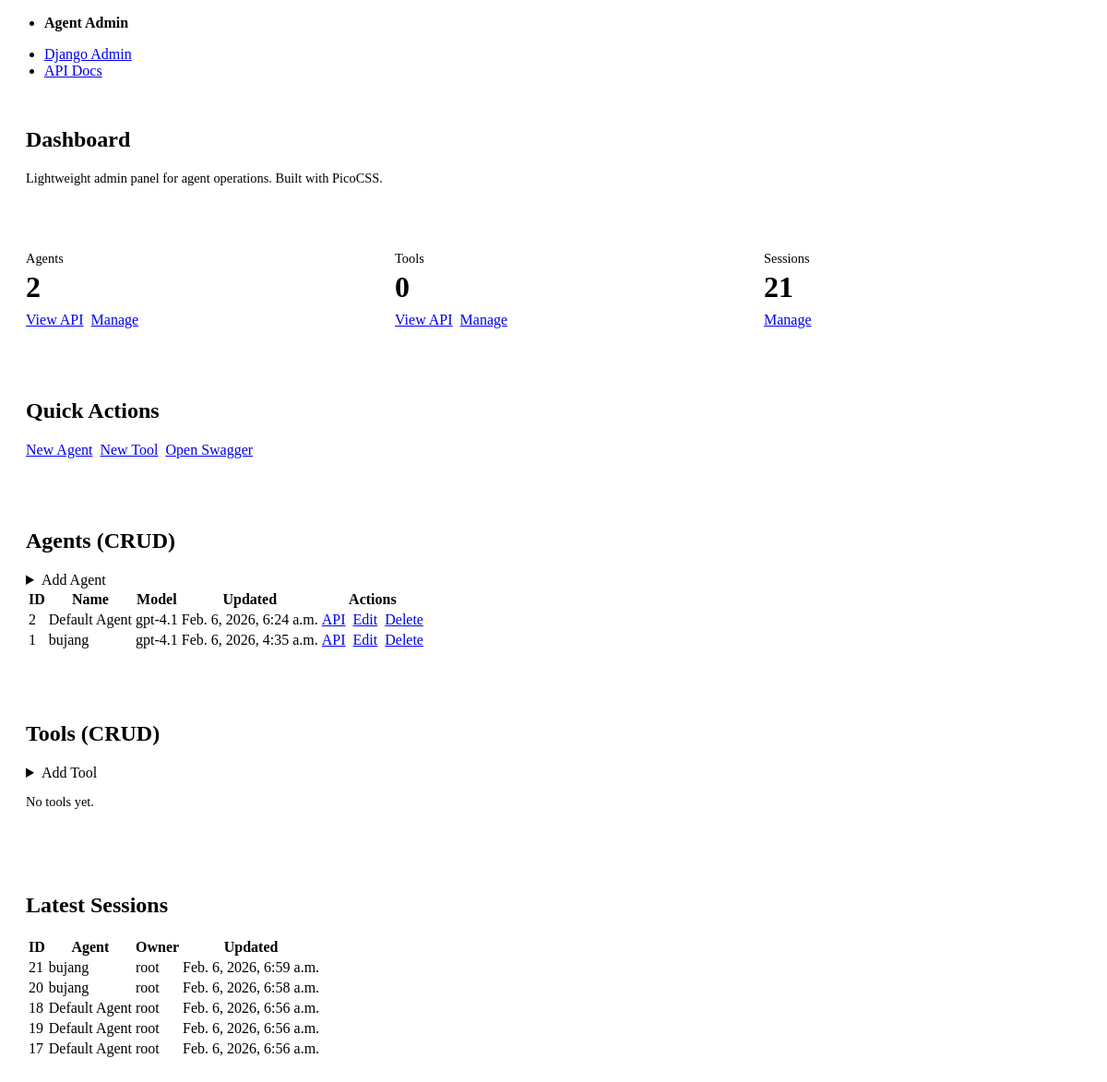
The page /dashboard/ on the database as committed earlier.
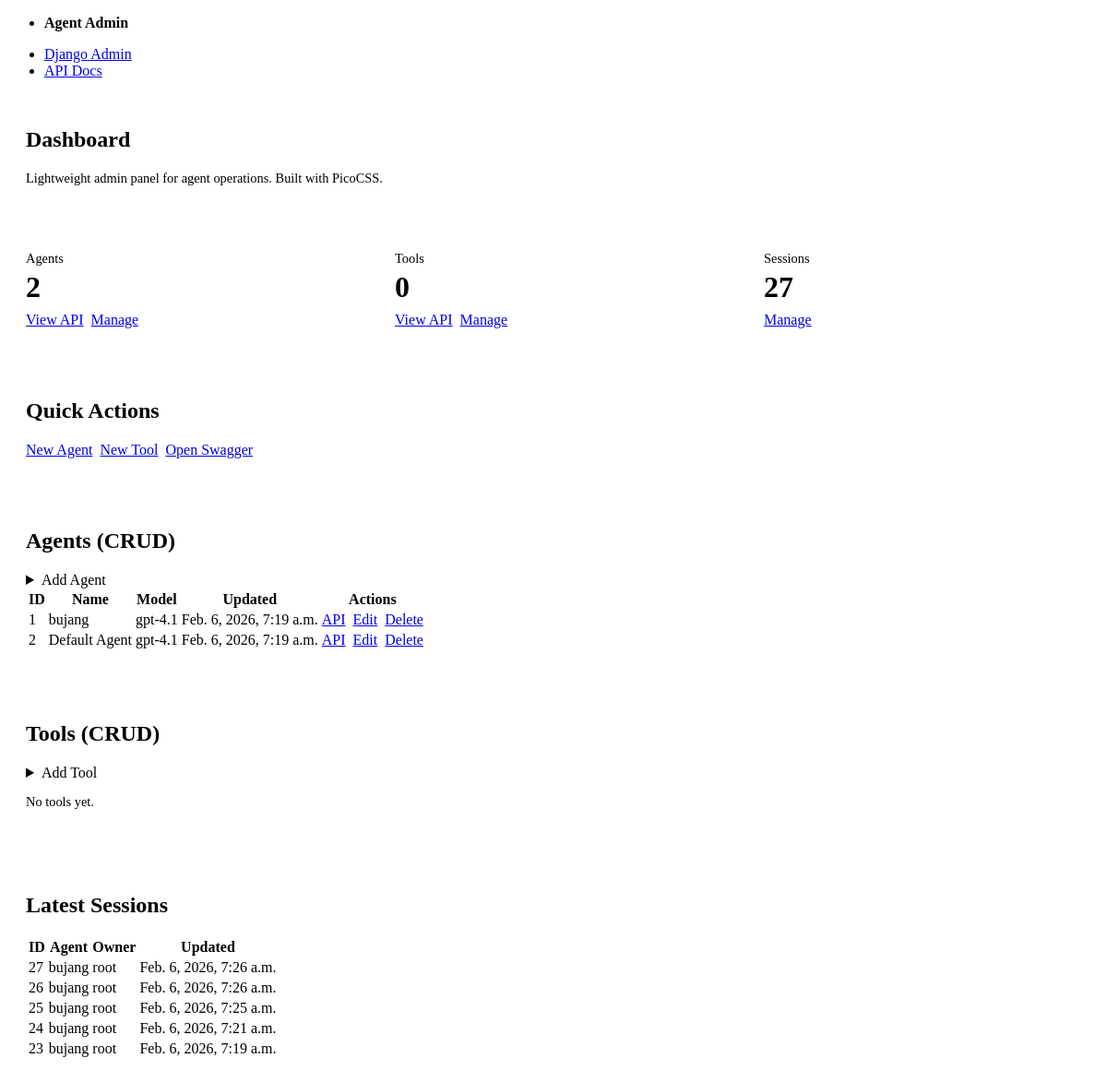
The same page on the database as committed later.
### api/models.py (models this page shows, shortened)
class AgentProfile(models.Model):
    name = models.CharField(max_length=200)
    owner = models.ForeignKey(
        settings.AUTH_USER_MODEL,
        null=True,
        blank=True,
        on_delete=models.SET_NULL,
        related_name="agent_profiles",
    )
    model = models.CharField(max_length=100, default="gpt-4.1")
    system_prompt = models.TextField(blank=True, default="")
    is_default = models.BooleanField(default=False)
    created_at = models.DateTimeField(auto_now_add=True)
    updated_at = models.DateTimeField(auto_now=True)

class AgentSession(models.Model):
    agent = models.ForeignKey(AgentProfile, on_delete=models.CASCADE)
    owner = models.ForeignKey(
        settings.AUTH_USER_MODEL,
        null=True,
        blank=True,
        on_delete=models.SET_NULL,
        related_name="agent_sessions",
    )
    previous_response_id = models.CharField(max_length=200, blank=True, default="")
    last_output = models.JSONField(blank=True, default=list)
    created_at = models.DateTimeField(auto_now_add=True)
    updated_at = models.DateTimeField(auto_now=True)

### api/dashboard.py (the view, shortened to what this page needs)
# urls.py: path("dashboard/", admin_dashboard, name="admin-dashboard"),
def admin_dashboard(request):
    agent_form = AgentProfileForm(prefix="agent")
    tool_form = AgentToolForm(prefix="tool")
    context = {
        "agent_count": AgentProfile.objects.count(),
        "tool_count": AgentTool.objects.count(),
        "session_count": AgentSession.objects.count(),
        "agents": AgentProfile.objects.order_by("-updated_at")[:10],
        "tools": AgentTool.objects.order_by("-created_at")[:10],
        "recent_sessions": AgentSession.objects.select_related("agent", "owner")
        .order_by("-updated_at")[:5],
        "agent_form": agent_form,
        "tool_form": tool_form,
    }
    return render(request, "admin_dashboard.html", context)

### templates/admin_dashboard.html (shortened to what the changed rows need)
<!doctype html>
<html lang="en">
  <head>
    <link
      rel="stylesheet"
      href="https://cdn.jsdelivr.net/npm/@picocss/pico@2/css/pico.min.css"
    />
  </head>
  <body>
    <main class="container">
      <section class="card">
        <h1>Dashboard</h1>
      </section>
      <section class="grid-3 section-title">
        <article class="card">
          <div class="muted">Sessions</div>
          <div class="stat">{{ session_count }}</div>
          <div class="inline-actions">
            <a href="/admin/api/agentsession/">Manage</a>
          </div>
        </article>
      </section>
      <section class="card section-title">
        <h2>Quick Actions</h2>
      </section>
      <section class="card section-title">
        <h2>Agents (CRUD)</h2>
        {% if agents %}
        <table>
          <thead>
            <tr>
              <th>ID</th>
              <th>Name</th>
              <th>Model</th>
              <th>Updated</th>
              <th>Actions</th>
            </tr>
          </thead>
          <tbody>
            {% for agent in agents %}
            <tr>
              <td>{{ agent.id }}</td>
              <td>{{ agent.name }}</td>
              <td>{{ agent.model }}</td>
              <td>{{ agent.updated_at }}</td>
              <td>
                <div class="inline-actions">
                  <a href="/api/agents/{{ agent.id }}/">API</a>
                  <a href="/admin/api/agentprofile/{{ agent.id }}/change/">Edit</a>
                  <a href="/admin/api/agentprofile/{{ agent.id }}/delete/">Delete</a>
                </div>
              </td>
            </tr>
            {% endfor %}
          </tbody>
        </table>
        {% else %}
        <p class="muted">No agents yet.</p>
        {% endif %}
      </section>
      <section class="card section-title">
        <h2>Tools (CRUD)</h2>
      </section>
      <section class="card section-title">
        <h2>Latest Sessions</h2>
        {% if recent_sessions %}
        <table>
          <thead>
            <tr>
              <th>ID</th>
              <th>Agent</th>
              <th>Owner</th>
              <th>Updated</th>
            </tr>
          </thead>
          <tbody>
            {% for session in recent_sessions %}
            <tr>
              <td>{{ session.id }}</td>
              <td>{{ session.agent.name }}</td>
              <td>{{ session.owner|default:"-" }}</td>
              <td>{{ session.updated_at }}</td>
            </tr>
            {% endfor %}
          </tbody>
        </table>
        {% else %}
        <p class="muted">No sessions yet.</p>
        {% endif %}
      </section>
    </main>
  </body>
</html>

Rows that differ between the two databases and show on the page:
no longer on this page (row unchanged): AgentSession: id "21", agent.name "bujang", owner "root", updated_at "Feb. 6, 2026, 6:59 a.m."
no longer on this page (row unchanged): AgentSession: id "20", agent.name "bujang", owner "root", updated_at "Feb. 6, 2026, 6:58 a.m."
no longer on this page (row unchanged): AgentSession: id "18", agent.name "Default Agent", owner "root", updated_at "Feb. 6, 2026, 6:56 a.m."
no longer on this page (row unchanged): AgentSession: id "19", agent.name "Default Agent", owner "root", updated_at "Feb. 6, 2026, 6:56 a.m."
no longer on this page (row unchanged): AgentSession: id "17", agent.name "Default Agent", owner "root", updated_at "Feb. 6, 2026, 6:56 a.m."
changed AgentProfile "bujang": updated_at "Feb. 6, 2026, 4:35 a.m." → "Feb. 6, 2026, 7:19 a.m."; moves up the list
changed AgentProfile "Default Agent": updated_at "Feb. 6, 2026, 6:24 a.m." → "Feb. 6, 2026, 7:19 a.m."
added AgentSession: id "27", agent.name "bujang", owner "root", updated_at "Feb. 6, 2026, 7:26 a.m."
added AgentSession: id "26", agent.name "bujang", owner "root", updated_at "Feb. 6, 2026, 7:26 a.m."
added AgentSession: id "25", agent.name "bujang", owner "root", updated_at "Feb. 6, 2026, 7:25 a.m."
added AgentSession: id "24", agent.name "bujang", owner "root", updated_at "Feb. 6, 2026, 7:21 a.m."
added AgentSession: id "23", agent.name "bujang", owner "root", updated_at "Feb. 6, 2026, 7:19 a.m."
Other text that changed with them:
{{ session_count }}: "21" → "27"
